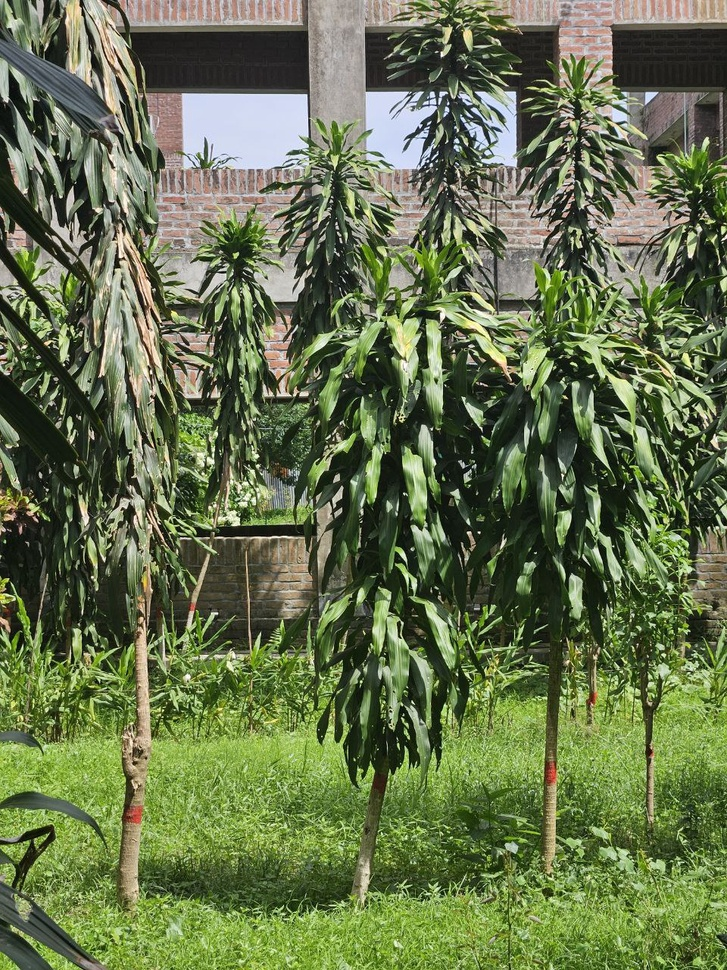
#> input picture DIP/DIP_Lab_406/Lab/Python/Lab_05/lab_05.jpg, 727 x 970 px, shrunk from 960 x 1280 before the run
$ python SobelOperator.py   (older library calls are emulated)
#> lines starting #> are read from the running program, lines starting #| are printed output that depends on the picture
import cv2
import numpy as np
import matplotlib.pyplot as plt
image = cv2.imread('lab_05.jpg')
#> image is the input picture: shape (970, 727, 3); mean B, G, R 76.8, 114.8, 101.9
gray = cv2.cvtColor(image, cv2.COLOR_BGR2GRAY)
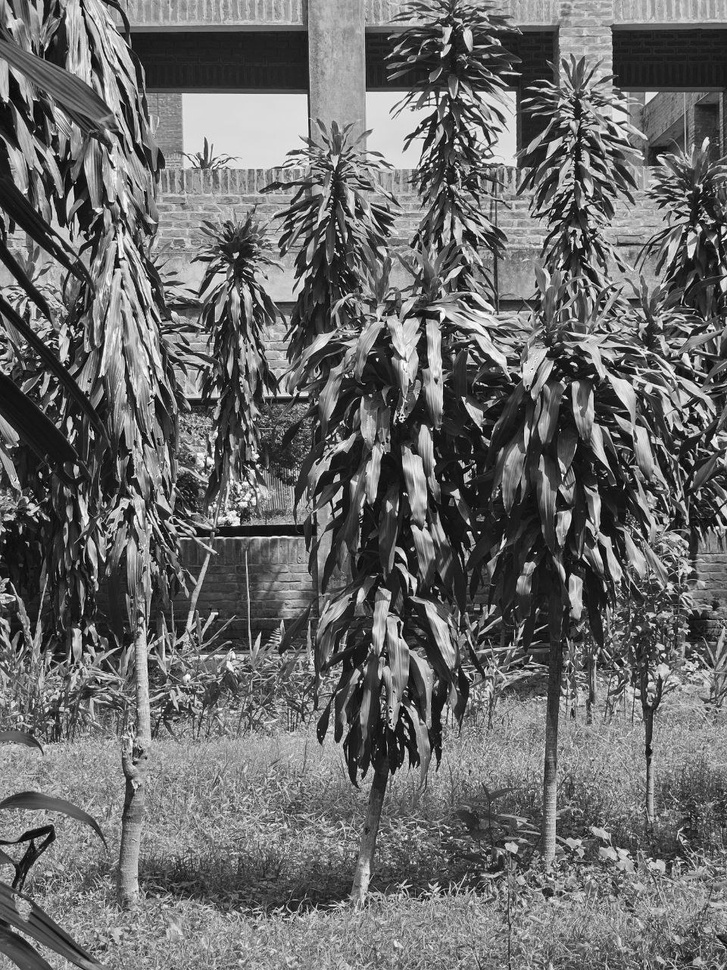
#> gray: shape (970, 727); min 1, max 254, mean 106.6
sobelx = cv2.Sobel(gray, cv2.CV_64F, 1, 0, ksize=3)
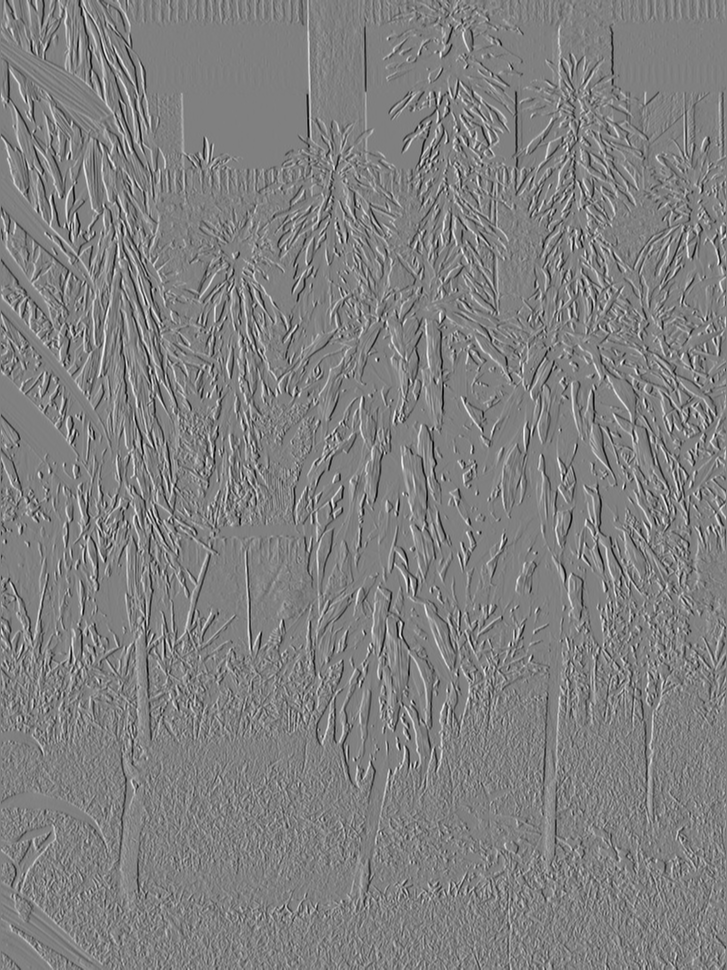
#> sobelx: shape (970, 727) float64; min -943, max 930, mean 0; drawn with min black and max white
sobely = cv2.Sobel(gray, cv2.CV_64F, 0, 1, ksize=3)
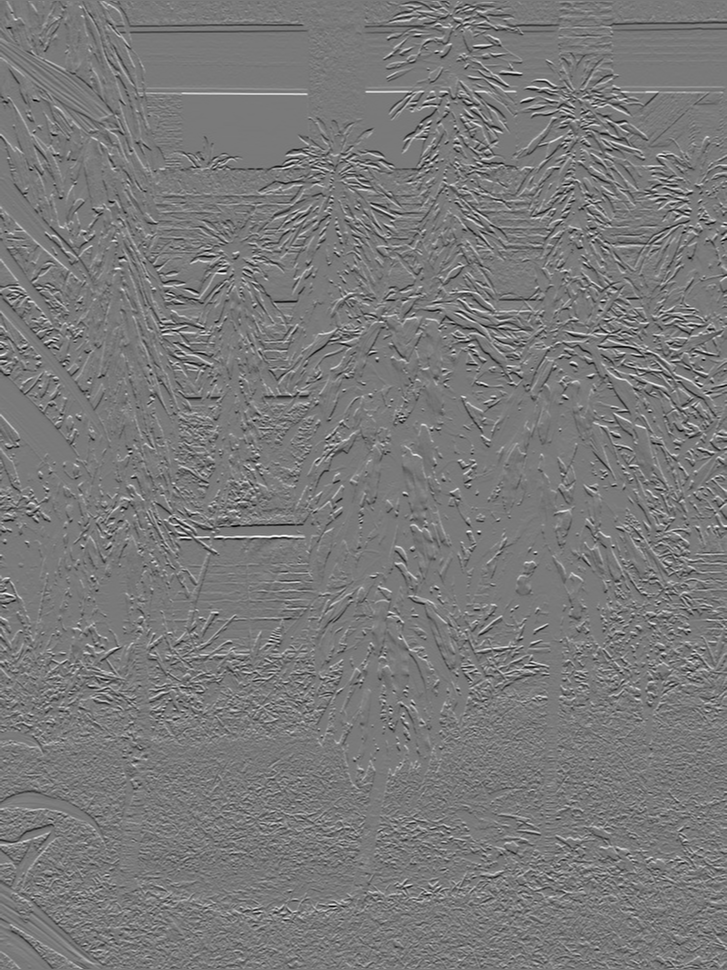
#> sobely: shape (970, 727) float64; min -866, max 943, mean -0.3; drawn with min black and max white
sobel_edge = np.sqrt(sobelx**2 + sobely**2)
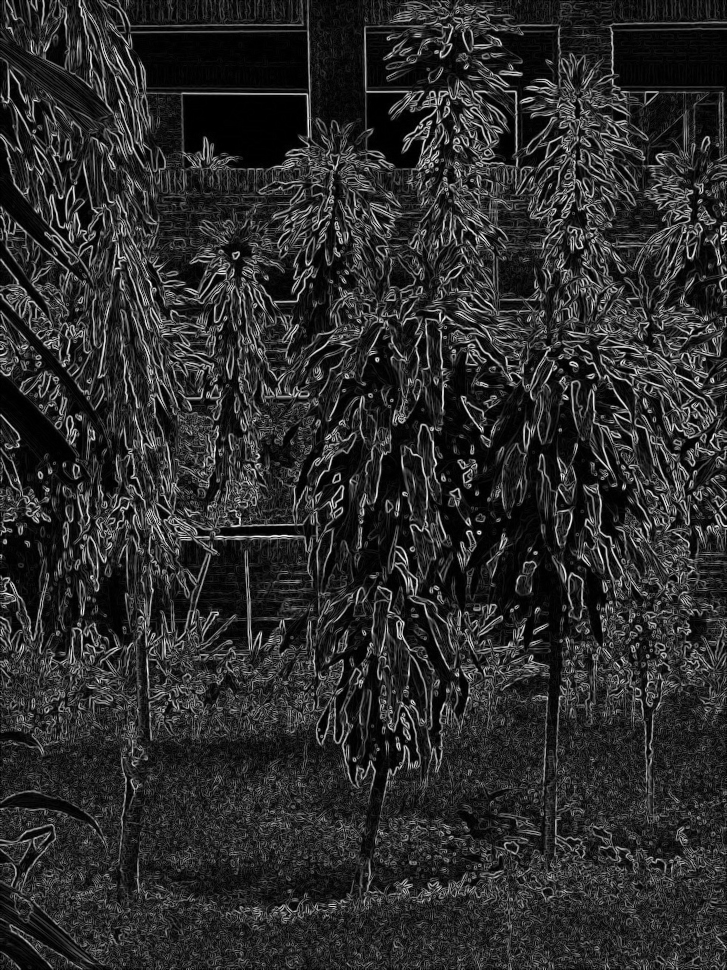
#> sobel_edge: shape (970, 727) float64; min 0, max 943.1, mean 162.5; drawn with min black and max white
plt.figure(figsize=(10,5))
plt.subplot(1, 2, 1)
plt.imshow(cv2.cvtColor(image, cv2.COLOR_BGR2RGB))
plt.title('Original Image')
plt.axis('off')
plt.subplot(1, 2, 2)
plt.imshow(sobel_edge, cmap='gray')
plt.title('Edge Detection using Sobel Operator')
plt.axis('off')
plt.show()
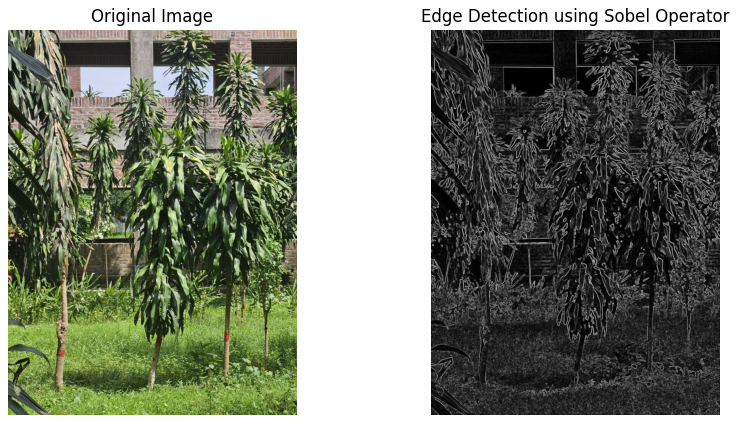
#> figure drawn by matplotlib, 2 panels

$ run again, with DIP/DIP_Lab_406/Lab/Python/Lab_05/nature.jpeg copied over DIP/DIP_Lab_406/Lab/Python/Lab_05/lab_05.jpg
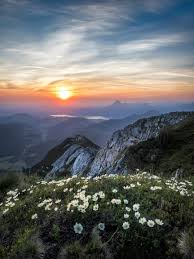
#> input picture DIP/DIP_Lab_406/Lab/Python/Lab_05/nature.jpeg, 194 x 259 px
#> image is the input picture: shape (259, 194, 3); mean B, G, R 104.3, 103.3, 101.1
#> `sobel_edge = np.sqrt(sobelx**2 + sobely**2)`:
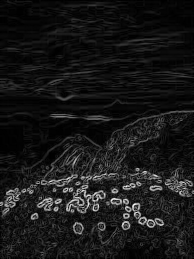
#> sobel_edge: shape (259, 194) float64; min 0, max 799.2, mean 75.5; drawn with min black and max white
#> `plt.show()`:
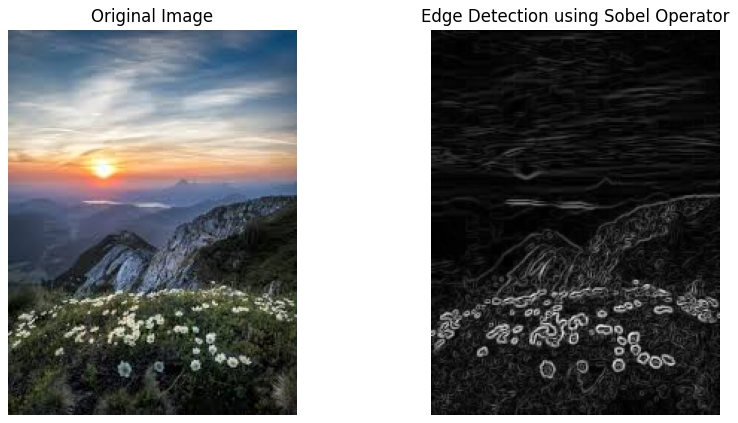
#> figure drawn by matplotlib, 2 panels
